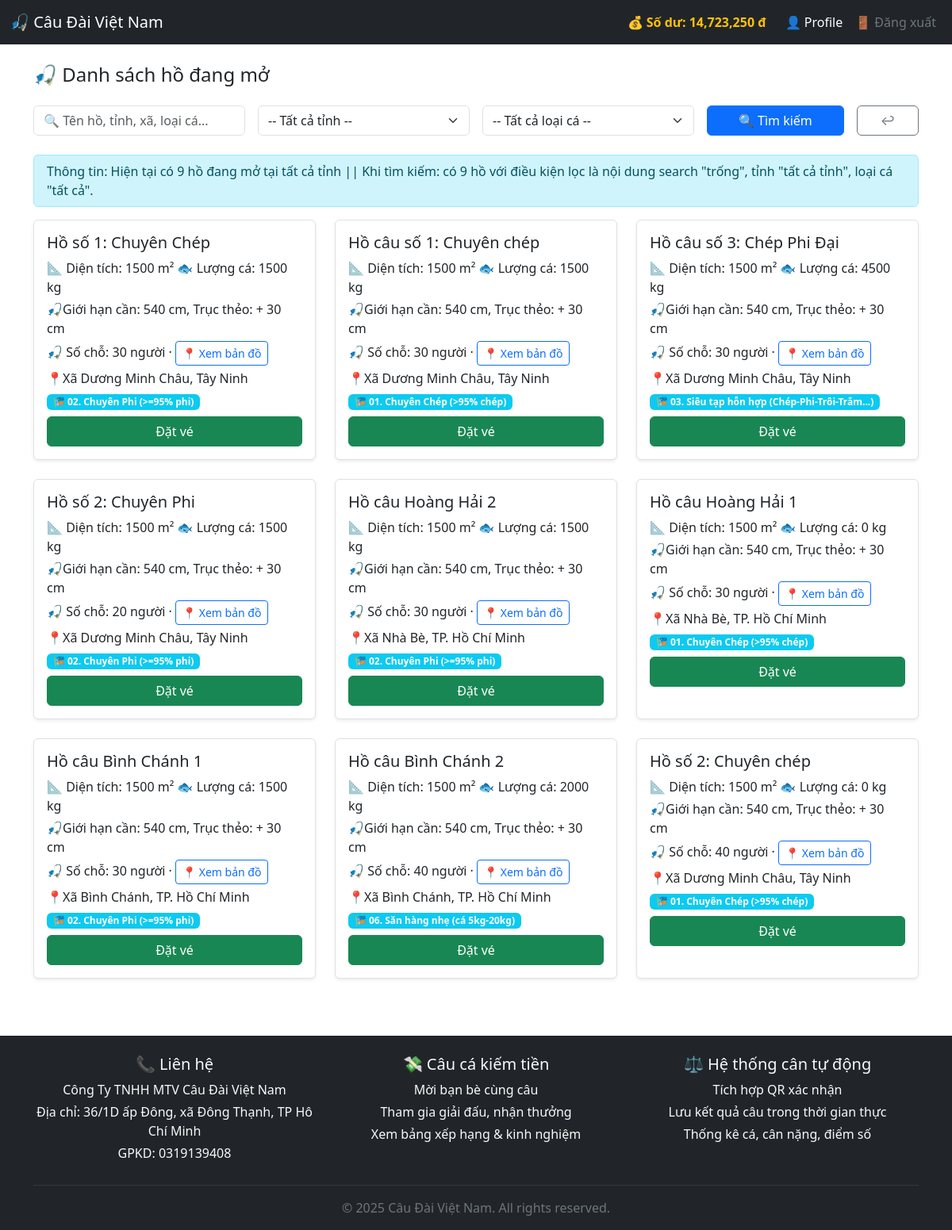
The app's page /cauca/canthu/booking/booking_list.php (signed in) with its own data.
### tables this page shows
CREATE TABLE `users` (
  `id` int NOT NULL,
  `user_code` varchar(40) DEFAULT NULL,
  `phone` varchar(12) DEFAULT NULL,
  `password` varchar(255) NOT NULL,
  `nickname` varchar(30) DEFAULT 'Nick name...',
  `email` varchar(100) DEFAULT 'Email...',
  `vai_tro` enum('admin','moderator','canthu','chuho','guest') NOT NULL DEFAULT 'canthu',
  `full_name` varchar(100) DEFAULT 'Họ và Tên...',
  `bank_account` varchar(50) DEFAULT 'Số tài khoản...',
  `bank_info` enum('970436-Vietcombank','970415-VietinBank','970418-BIDV','970405-Agribank','970407-Techcombank','970422-MBbank','970423-TPBank','970403-Sacombank','970432-VPBank','970416-ACB') DEFAULT NULL,
  `qr_image_path` varchar(255) DEFAULT NULL,
  `CCCD_number` varchar(20) DEFAULT 'Số CCCD...',
  `balance` decimal(12,2) DEFAULT '100000.00',
  `balance_ref` decimal(12,2) DEFAULT '50000.00',
  `ref_code` varchar(20) DEFAULT '0935192079',
  `user_exp` int DEFAULT '10',
  `cnt_ho` int NOT NULL DEFAULT '0',
  `cnt_xa` int NOT NULL DEFAULT '0',
  `cnt_giai` int NOT NULL DEFAULT '0',
  `cnt_game` int NOT NULL DEFAULT '0',
  `user_lever` int DEFAULT '1',
  `user_note` varchar(200) DEFAULT 'Ghi chú user...',
  `review_status` enum('yes','no') DEFAULT 'yes',
  `created_at` datetime DEFAULT CURRENT_TIMESTAMP,
  `status` enum('Chưa xác minh','Đã xác minh','Tạm dừng','banned') NOT NULL DEFAULT 'Chưa xác minh'
);

CREATE TABLE `ho_cau` (
  `id` int NOT NULL,
  `ho_cau_code` varchar(40) DEFAULT NULL,
  `cum_ho_id` int NOT NULL,
  `loai_ca_id` int DEFAULT NULL,
  `ten_ho` varchar(255) NOT NULL,
  `dien_tich` float DEFAULT '1500',
  `max_chieu_dai_can` float DEFAULT '540',
  `max_truc_theo` float DEFAULT '30',
  `mo_ta` varchar(500) DEFAULT 'mô tả...',
  `cam_moi` varchar(200) DEFAULT 'cấm mồi...',
  `status` enum('admin_tam_khoa','chuho_tam_khoa','dong_vinh_vien','dang_hoat_dong','tam_dung') DEFAULT 'dang_hoat_dong',
  `ly_do_dong` varchar(200) DEFAULT 'lý do đóng hồ...',
  `luong_ca` int DEFAULT '1500',
  `so_cho_ngoi` int DEFAULT '30',
  `cho_phep_danh_game` tinyint(1) DEFAULT '1',
  `cho_phep_danh_giai` tinyint(1) DEFAULT '1',
  `gia_game` int DEFAULT '30000',
  `gia_giai` int DEFAULT '20000',
  `cho_phep_xoi` tinyint NOT NULL DEFAULT '1',
  `gia_xoi` int NOT NULL DEFAULT '50000',
  `cho_phep_khoen` tinyint NOT NULL DEFAULT '1',
  `gia_khoen` int NOT NULL DEFAULT '100000',
  `cho_phep_danh_thit` tinyint(1) DEFAULT '1',
  `created_at` datetime DEFAULT CURRENT_TIMESTAMP,
  `cho_phep_heo` tinyint NOT NULL DEFAULT '1',
  `gia_heo` int NOT NULL DEFAULT '0',
  `cho_phep_xe_heo` tinyint NOT NULL DEFAULT '1',
  `gia_xe_heo` int NOT NULL DEFAULT '0'
);

CREATE TABLE `dm_xa_phuong` (
  `id` int NOT NULL,
  `ten_xa_phuong` varchar(100) NOT NULL,
  `ma_xa_phuong` varchar(20) DEFAULT NULL,
  `tinh_id` int NOT NULL,
  `is_active` tinyint(1) NOT NULL DEFAULT '1',
  `created_at` datetime DEFAULT CURRENT_TIMESTAMP
);

CREATE TABLE `dm_tinh` (
  `id` int NOT NULL,
  `ten_tinh` varchar(100) NOT NULL,
  `ma_tinh` varchar(20) DEFAULT NULL,
  `ghi_chu` varchar(255) DEFAULT NULL,
  `created_at` datetime DEFAULT CURRENT_TIMESTAMP
);

### cauca/canthu/booking/booking_list.php (the view, shortened to what this page needs)
<?php
require_once __DIR__ . '/../../../connect.php';
$loai_ca_map = [];
$loai_ca_list = $pdo->query("SELECT id, ten_ca FROM loai_ca WHERE trang_thai = 'hoat_dong' ORDER BY ten_ca ASC")->fetchAll();
foreach ($loai_ca_list as $ca) {
    $loai_ca_map[$ca['id']] = $ca['ten_ca'];
}
$keyword     = isset($_GET['keyword']) ? trim($_GET['keyword']) : '';
$sql = "
SELECT
    ho.*,
    cum.ten_cum_ho, cum.google_map_url,
    xa.ten_xa_phuong,
    tinh.ten_tinh
FROM ho_cau ho
JOIN cum_ho      cum  ON ho.cum_ho_id = cum.id
JOIN dm_xa_phuong xa  ON cum.xa_id    = xa.id
JOIN dm_tinh      tinh ON xa.tinh_id  = tinh.id
WHERE ho.status = 'dang_hoat_dong'
";
$params  = [];
$sql .= " ORDER BY ho.id DESC";
$stmt = $pdo->prepare($sql);
$stmt->execute($params);
$ho_list = $stmt->fetchAll(PDO::FETCH_ASSOC);
$totalOpen = (int)$pdo->query("SELECT COUNT(*) FROM ho_cau WHERE status = 'dang_hoat_dong'")->fetchColumn();
$filteredCount = is_array($ho_list) ? count($ho_list) : 0;
$kwLabel = ($keyword === '' ? 'trống' : $keyword);
$provinceLabel = 'tất cả tỉnh';
$loaiLabel = 'tất cả';
$notice = sprintf(
    'Hiện tại có %d hồ đang mở tại tất cả tỉnh || Khi tìm kiếm: có %d hồ với điều kiện lọc là nội dung search "%s", tỉnh "%s", loại cá "%s".',
    $totalOpen, $filteredCount, $kwLabel, $provinceLabel, $loaiLabel
);
?>
<?php include_once __DIR__ . '/../../../includes/header.php'; ?>
<div class="container mt-4">
    <h4 class="mb-4">🎣 Danh sách hồ đang mở</h4>
    <form class="row g-3 mb-4" method="get">
        <div class="col-md-3">
            <input type="text" name="keyword" class="form-control" placeholder="🔍 Tên hồ, tỉnh, xã, loại cá..." value="<?= htmlspecialchars($keyword) ?>">
        </div>
        <div class="col-md-3">
            <select name="tinh_id" class="form-select">
                <option value="">-- Tất cả tỉnh --</option>
            </select>
        </div>
        <div class="col-md-3">
            <select name="loai_ca_id" class="form-select">
                <option value="">-- Tất cả loại cá --</option>
            </select>
        </div>
        <div class="col-md-2">
            <button type="submit" class="btn btn-primary w-100">🔍 Tìm kiếm</button>
        </div>
        <div class="col-md-1">
            <a href="booking_list.php" class="btn btn-outline-secondary w-100">↩</a>
        </div>
    </form>
	<div class="alert alert-info py-2 px-3">Thông tin: <?= $notice ?></div>
    <div class="row">
        <?php foreach ($ho_list as $ho): ?>
            <div class="col-md-4 mb-4">
                <div class="card border shadow-sm h-100">
                    <div class="card-body">
                        <h5 class="card-title"><?= htmlspecialchars($ho['ten_ho']) ?></h5>
                        <p class="mb-1">📐 Diện tích: <?= $ho['dien_tich'] ?> m² 🐟 Lượng cá: <?= $ho['luong_ca'] ?> kg</p>
                        <p class="mb-1">🎣Giới hạn cần: <?= $ho['max_chieu_dai_can'] ?> cm, Trục thẻo: + <?= $ho['max_truc_theo'] ?> cm</p>
						<p class="mb-1">
						  🎣 Số chỗ: <?= $ho['so_cho_ngoi'] ?> người
						  <?php if (!empty($ho['google_map_url'])): ?>
							· <a href="<?= htmlspecialchars($ho['google_map_url']) ?>"
								 target="_blank" class="btn btn-sm btn-outline-primary">
								📍 Xem bản đồ
							  </a>
						  <?php endif; ?>
						</p>
						<p class="mb-1">📍<?= $ho['ten_xa_phuong'] ?>, <?= $ho['ten_tinh'] ?></p>
                        <?php
                        $ten_ca_arr = [];
                        if (!empty($ho['loai_ca_id'])) {
                            $id_ca_arr = explode(',', $ho['loai_ca_id']);
                            foreach ($id_ca_arr as $id_ca) {
                                if (isset($loai_ca_map[$id_ca])) {
                                    $ten_ca_arr[] = $loai_ca_map[$id_ca];
                                }
                            }
                        }
                        ?>
                        <?php if (!empty($ten_ca_arr)): ?>
                            <div class="mb-2">
                                <span class="badge bg-info">🎏 <?= implode(', ', $ten_ca_arr) ?></span>
                            </div>
                        <?php endif; ?>
                        <a href="../../../../cauca/canthu/booking/booking_create.php?ho_id=<?= $ho['id'] ?>" class="btn btn-success w-100">Đặt vé</a>
                    </div>
                </div>
            </div>
        <?php endforeach; ?>
    </div>
</div>
<?php include_once __DIR__ . '/../../../includes/footer.php'; ?>

### includes/header.php (shortened to what this page needs)
<?php
require_once __DIR__ . '/../connect.php';
$user = $_SESSION['user'] ?? null;
$isLoggedIn = $user !== null;
$vai_tro = $user['vai_tro'] ?? null;
$user_id = $user['id'] ?? null;
?>
<!DOCTYPE html>
<html lang="vi">
<head>
<link href="https://cdn.jsdelivr.net/npm/bootstrap@5.3.3/dist/css/bootstrap.min.css" rel="stylesheet">
</head>
<body>
<nav class="navbar navbar-expand-lg navbar-dark bg-dark">
    <div class="container-fluid">
<a class="navbar-brand" href="/index.php">🎣 Câu Đài Việt Nam</a>
        <div class="collapse navbar-collapse" id="navbarNav">
            <?php if ($isLoggedIn && in_array($vai_tro, ['canthu', 'chuho'])): ?>
                <?php
                    $stmt = $pdo->prepare("SELECT balance FROM users WHERE id = :id");
                    $stmt->execute(['id' => $user_id]);
                    $u = $stmt->fetch(PDO::FETCH_ASSOC);
                    $so_du = isset($u['balance']) ? (float)$u['balance'] : 0;
                    $balance_link = ($vai_tro === 'canthu')
                        ? '/cauca/canthu/balance.php'
                        : '/cauca/chuho/balance.php';
                ?>
                <div class="me-3 text-white">
                    <a href="<?= $balance_link ?>" class="text-decoration-none text-warning fw-bold">
                        💰 Số dư: <?= number_format($so_du) ?> đ
                    </a>
                </div>
            <?php endif; ?>
<ul class="navbar-nav">
    <?php if ($isLoggedIn): ?>
        <li class="nav-item">
            <?php
                $profile_link = '/';
                if ($vai_tro === 'canthu') {
                    $profile_link = '/cauca/canthu/profile.php';
                } elseif ($vai_tro === 'chuho') {
                    $profile_link = '/cauca/chuho/profile.php';
                }
            ?>
            <a class="nav-link text-white" href="<?= $profile_link ?>">👤 Profile</a>
        </li>
        <li class="nav-item">
            <a class="nav-link text-secondary" href="/auth/logout.php">🚪 Đăng xuất</a>
        </li>
    <?php else: ?>
        <li class="nav-item"><a class="nav-link" href="/auth/login.php">Đăng nhập</a></li>
    <?php endif; ?>
</ul>
        </div>
    </div>
</nav>

### includes/footer.php
<footer class="bg-dark text-light mt-5 pt-4 pb-3">
    <div class="container text-center">
        <div class="row mb-3">
            <div class="col-md-4 mb-2">
                <h5>📞 Liên hệ</h5>
                <p class="mb-1">Công Ty TNHH MTV Câu Đài Việt Nam</p>
                <p class="mb-1">Địa chỉ: 36/1D ấp Đông, xã Đông Thạnh, TP Hô Chí Minh</p>
				<p class="mb-1">GPKD: 0319139408</p>
            </div>
            <div class="col-md-4 mb-2">
                <h5>💸 Câu cá kiếm tiền</h5>
                <p class="mb-1">Mời bạn bè cùng câu</p>
                <p class="mb-1">Tham gia giải đấu, nhận thưởng</p>
                <p class="mb-1">Xem bảng xếp hạng & kinh nghiệm</p>
            </div>
            <div class="col-md-4 mb-2">
                <h5>⚖️ Hệ thống cân tự động</h5>
                <p class="mb-1">Tích hợp QR xác nhận</p>
                <p class="mb-1">Lưu kết quả câu trong thời gian thực</p>
                <p class="mb-1">Thống kê cá, cân nặng, điểm số</p>
            </div>
        </div>
        <hr class="border-secondary">
        <p class="mb-0 text-secondary">&copy; <?=date('Y')?> Câu Đài Việt Nam. All rights reserved.</p>
    </div>
</footer>

### records on screen
users: balance "14,723,250"
ho_cau: ten_ho "Hồ số 1: Chuyên Chép", dien_tich "1500", luong_ca "1500", max_chieu_dai_can "540", max_truc_theo "30", so_cho_ngoi "30", dm_xa_phuong.ten_xa_phuong "Xã Dương Minh Châu", dm_tinh.ten_tinh "Tây Ninh", ten_ca_arr "02. Chuyên Phi (>=95% phi)"
ho_cau: ten_ho "Hồ câu số 1: Chuyên chép", dien_tich "1500", luong_ca "1500", max_chieu_dai_can "540", max_truc_theo "30", so_cho_ngoi "30", dm_xa_phuong.ten_xa_phuong "Xã Dương Minh Châu", dm_tinh.ten_tinh "Tây Ninh", ten_ca_arr "01. Chuyên Chép (>95% chép)"
ho_cau: ten_ho "Hồ câu số 3: Chép Phi Đại", dien_tich "1500", luong_ca "4500", max_chieu_dai_can "540", max_truc_theo "30", so_cho_ngoi "30", dm_xa_phuong.ten_xa_phuong "Xã Dương Minh Châu", dm_tinh.ten_tinh "Tây Ninh", ten_ca_arr "03. Siêu tạp hỗn hợp (Chép-Phi-Trôi-Trắm...)"
ho_cau: ten_ho "Hồ số 2: Chuyên Phi", dien_tich "1500", luong_ca "1500", max_chieu_dai_can "540", max_truc_theo "30", so_cho_ngoi "20", dm_xa_phuong.ten_xa_phuong "Xã Dương Minh Châu", dm_tinh.ten_tinh "Tây Ninh", ten_ca_arr "02. Chuyên Phi (>=95% phi)"
ho_cau: ten_ho "Hồ câu Hoàng Hải 2", dien_tich "1500", luong_ca "1500", max_chieu_dai_can "540", max_truc_theo "30", so_cho_ngoi "30", dm_xa_phuong.ten_xa_phuong "Xã Nhà Bè", dm_tinh.ten_tinh "TP. Hồ Chí Minh", ten_ca_arr "02. Chuyên Phi (>=95% phi)"
ho_cau: ten_ho "Hồ câu Hoàng Hải 1", dien_tich "1500", luong_ca "0", max_chieu_dai_can "540", max_truc_theo "30", so_cho_ngoi "30", dm_xa_phuong.ten_xa_phuong "Xã Nhà Bè", dm_tinh.ten_tinh "TP. Hồ Chí Minh", ten_ca_arr "01. Chuyên Chép (>95% chép)"
ho_cau: ten_ho "Hồ câu Bình Chánh 1", dien_tich "1500", luong_ca "1500", max_chieu_dai_can "540", max_truc_theo "30", so_cho_ngoi "30", dm_xa_phuong.ten_xa_phuong "Xã Bình Chánh", dm_tinh.ten_tinh "TP. Hồ Chí Minh", ten_ca_arr "02. Chuyên Phi (>=95% phi)"
ho_cau: ten_ho "Hồ câu Bình Chánh 2", dien_tich "1500", luong_ca "2000", max_chieu_dai_can "540", max_truc_theo "30", so_cho_ngoi "40", dm_xa_phuong.ten_xa_phuong "Xã Bình Chánh", dm_tinh.ten_tinh "TP. Hồ Chí Minh", ten_ca_arr "06. Săn hàng nhẹ (cá 5kg-20kg)"
ho_cau: ten_ho "Hồ số 2: Chuyên chép", dien_tich "1500", luong_ca "0", max_chieu_dai_can "540", max_truc_theo "30", so_cho_ngoi "40", dm_xa_phuong.ten_xa_phuong "Xã Dương Minh Châu", dm_tinh.ten_tinh "Tây Ninh", ten_ca_arr "01. Chuyên Chép (>95% chép)"

### other values on screen
$notice "Hiện tại có 9 hồ đang mở tại tất cả tỉnh || Khi tìm kiếm: có 9 hồ với điều kiện lọc là nội dung search \"trống\", tỉnh \"tất cả tỉnh\", loại cá \"tất cả\"."
